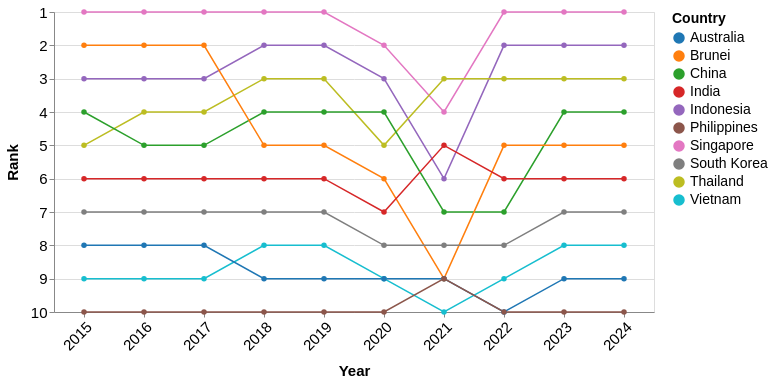

The specification (Vega-Lite) saved for this image:
### Vega-Lite specification from a JSON file in a GitHub repository (floating-point values rounded to 4 significant figures)
{"$schema": "https://vega.github.io/schema/vega-lite/v5.json", "data": {"values": [{"Country": "Singapore", "year": 2024, "Visitors": 4276007, "rank": 1}, {"Country": "Singapore", "year": 2023, "Visitors": 8308230, "rank": 1}, {"Country": "Singapore", "year": 2022, "Visitors": 5222991, "rank": 1}, {"Country": "Singapore", "year": 2021, "Visitors": 16308, "rank": 4}, {"Country": "Singapore", "year": 2020, "Visitors": 1545255, "rank": 2}, {"Country": "Singapore", "year": 2019, "Visitors": 10163882, "rank": 1}, {"Country": "Singapore", "year": 2018, "Visitors": 10615986, "rank": 1}, {"Country": "Singapore", "year": 2017, "Visitors": 12441713, "rank": 1}, {"Country": "Singapore", "year": 2016, "Visitors": 13272961, "rank": 1}, {"Country": "Singapore", "year": 2015, "Visitors": 12930754, "rank": 1}, {"Country": "Indonesia", "year": 2024, "Visitors": 1786630, "rank": 2}, {"Country": "Indonesia", "year": 2023, "Visitors": 3108165, "rank": 2}, {"Country": "Indonesia", "year": 2022, "Visitors": 1481739, "rank": 2}, {"Country": "Indonesia", "year": 2021, "Visitors": 11025, "rank": 6}, {"Country": "Indonesia", "year": 2020, "Visitors": 711723, "rank": 3}, {"Country": "Indonesia", "year": 2019, "Visitors": 3623277, "rank": 2}, {"Country": "Indonesia", "year": 2018, "Visitors": 3277689, "rank": 2}, {"Country": "Indonesia", "year": 2017, "Visitors": 2796570, "rank": 3}, {"Country": "Indonesia", "year": 2016, "Visitors": 3049964, "rank": 3}, {"Country": "Indonesia", "year": 2015, "Visitors": 2788033, "rank": 3}, {"Country": "Thailand", "year": 2024, "Visitors": 813783, "rank": 3}, {"Country": "Thailand", "year": 2023, "Visitors": 1551282, "rank": 3}, {"Country": "Thailand", "year": 2022, "Visitors": 715528, "rank": 3}, {"Country": "Thailand", "year": 2021, "Visitors": 59607, "rank": 3}, {"Country": "Thailand", "year": 2020, "Visitors": 394413, "rank": 5}, {"Country": "Thailand", "year": 2019, "Visitors": 1884306, "rank": 3}, {"Country": "Thailand", "year": 2018, "Visitors": 1914692, "rank": 3}, {"Country": "Thailand", "year": 2017, "Visitors": 1836522, "rank": 4}, {"Country": "Thailand", "year": 2016, "Visitors": 1780800, "rank": 4}, {"Country": "Thailand", "year": 2015, "Visitors": 1343569, "rank": 5}, {"Country": "China", "year": 2024, "Visitors": 1449711, "rank": 4}, {"Country": "China", "year": 2023, "Visitors": 1474114, "rank": 4}, {"Country": "China", "year": 2022, "Visitors": 211363, "rank": 7}, {"Country": "China", "year": 2021, "Visitors": 7701, "rank": 7}, {"Country": "China", "year": 2020, "Visitors": 405149, "rank": 4}, {"Country": "China", "year": 2019, "Visitors": 3114257, "rank": 4}, {"Country": "China", "year": 2018, "Visitors": 2944133, "rank": 4}, {"Country": "China", "year": 2017, "Visitors": 2281666, "rank": 5}, {"Country": "China", "year": 2016, "Visitors": 2124942, "rank": 5}, {"Country": "China", "year": 2015, "Visitors": 1677163, "rank": 4}, {"Country": "Brunei", "year": 2024, "Visitors": 565999, "rank": 5}, {"Country": "Brunei", "year": 2023, "Visitors": 811833, "rank": 5}, {"Country": "Brunei", "year": 2022, "Visitors": 301757, "rank": 5}, {"Country": "Brunei", "year": 2021, "Visitors": 773, "rank": 9}, {"Country": "Brunei", "year": 2020, "Visitors": 136020, "rank": 6}, {"Country": "Brunei", "year": 2019, "Visitors": 1216123, "rank": 5}, {"Country": "Brunei", "year": 2018, "Visitors": 1382031, "rank": 5}, {"Country": "Brunei", "year": 2017, "Visitors": 1660506, "rank": 2}, {"Country": "Brunei", "year": 2016, "Visitors": 1391016, "rank": 2}, {"Country": "Brunei", "year": 2015, "Visitors": 1133555, "rank": 2}, {"Country": "India", "year": 2024, "Visitors": 537493, "rank": 6}, {"Country": "India", "year": 2023, "Visitors": 671846, "rank": 6}, {"Country": "India", "year": 2022, "Visitors": 324548, "rank": 6}, {"Country": "India", "year": 2021, "Visitors": 3916, "rank": 5}, {"Country": "India", "year": 2020, "Visitors": 155883, "rank": 7}, {"Country": "India", "year": 2019, "Visitors": 735309, "rank": 6}, {"Country": "India", "year": 2018, "Visitors": 600311, "rank": 6}, {"Country": "India", "year": 2017, "Visitors": 552739, "rank": 6}, {"Country": "India", "year": 2016, "Visitors": 638578, "rank": 6}, {"Country": "India", "year": 2015, "Visitors": 722141, "rank": 6}, {"Country": "South Korea", "year": 2024, "Visitors": 232711, "rank": 7}, {"Country": "South Korea", "year": 2023, "Visitors": 400853, "rank": 7}, {"Country": "South Korea", "year": 2022, "Visitors": 146384, "rank": 8}, {"Country": "South Korea", "year": 2021, "Visitors": 3028, "rank": 8}, {"Country": "South Korea", "year": 2020, "Visitors": 119750, "rank": 8}, {"Country": "South Korea", "year": 2019, "Visitors": 673065, "rank": 7}, {"Country": "South Korea", "year": 2018, "Visitors": 616783, "rank": 7}, {"Country": "South Korea", "year": 2017, "Visitors": 484528, "rank": 7}, {"Country": "South Korea", "year": 2016, "Visitors": 444439, "rank": 7}, {"Country": "South Korea", "year": 2015, "Visitors": 421161, "rank": 7}, {"Country": "Vietnam", "year": 2024, "Visitors": 137344, "rank": 8}, {"Country": "Vietnam", "year": 2023, "Visitors": 286083, "rank": 8}, {"Country": "Vietnam", "year": 2022, "Visitors": 123931, "rank": 9}, {"Country": "Vietnam", "year": 2021, "Visitors": 14136, "rank": 10}, {"Country": "Vietnam", "year": 2020, "Visitors": 71622, "rank": 9}, {"Country": "Vietnam", "year": 2019, "Visitors": 892716, "rank": 8}, {"Country": "Vietnam", "year": 2018, "Visitors": 786327, "rank": 8}, {"Country": "Vietnam", "year": 2017, "Visitors": 638135, "rank": 9}, {"Country": "Vietnam", "year": 2016, "Visitors": 703737, "rank": 9}, {"Country": "Vietnam", "year": 2015, "Visitors": 646891, "rank": 9}, {"Country": "Australia", "year": 2024, "Visitors": 159318, "rank": 9}, {"Country": "Australia", "year": 2023, "Visitors": 276477, "rank": 9}, {"Country": "Australia", "year": 2022, "Visitors": 118598, "rank": 10}, {"Country": "Australia", "year": 2021, "Visitors": 33451, "rank": 9}, {"Country": "Australia", "year": 2020, "Visitors": 195146, "rank": 9}, {"Country": "Australia", "year": 2019, "Visitors": 1282782, "rank": 9}, {"Country": "Australia", "year": 2018, "Visitors": 1034871, "rank": 9}, {"Country": "Australia", "year": 2017, "Visitors": 899202, "rank": 8}, {"Country": "Australia", "year": 2016, "Visitors": 737115, "rank": 8}, {"Country": "Australia", "year": 2015, "Visitors": 714047, "rank": 8}, {"Country": "Philippines", "year": 2024, "Visitors": 60100, "rank": 10}, {"Country": "Philippines", "year": 2023, "Visitors": 137781, "rank": 10}, {"Country": "Philippines", "year": 2022, "Visitors": 86462, "rank": 10}, {"Country": "Philippines", "year": 2021, "Visitors": 10229, "rank": 9}, {"Country": "Philippines", "year": 2020, "Visitors": 53889, "rank": 10}, {"Country": "Philippines", "year": 2019, "Visitors": 1114257, "rank": 10}, {"Country": "Philippines", "year": 2018, "Visitors": 1167375, "rank": 10}, {"Country": "Philippines", "year": 2017, "Visitors": 1066461, "rank": 10}, {"Country": "Philippines", "year": 2016, "Visitors": 1029488, "rank": 10}, {"Country": "Philippines", "year": 2015, "Visitors": 957408, "rank": 10}]}, "width": 600, "height": 300, "mark": {"type": "line", "point": true, "strokeWidth": 1.5}, "encoding": {"x": {"field": "year", "type": "ordinal", "title": "Year", "axis": {"labelOverlap": "parity", "labelAngle": -45}}, "y": {"field": "rank", "type": "quantitative", "title": "Rank", "scale": {"domain": [10, 1], "nice": true}, "axis": {"reverse": true}}, "color": {"field": "Country", "type": "nominal", "scale": {"scheme": "category10"}}, "tooltip": [{"field": "Country", "type": "nominal", "title": "Country"}, {"field": "year", "type": "ordinal", "title": "Year"}, {"field": "rank", "type": "quantitative", "title": "Rank"}, {"field": "Visitors", "type": "quantitative", "title": "Visitors", "format": ","}]}, "config": {"axis": {"labelFontSize": 15, "titleFontSize": 15, "titlePadding": 10}, "legend": {"labelFontSize": 14, "titleFontSize": 14, "labelPadding": 10}, "tooltip": {"labelFontSize": 15, "titleFontSize": 15}}}
